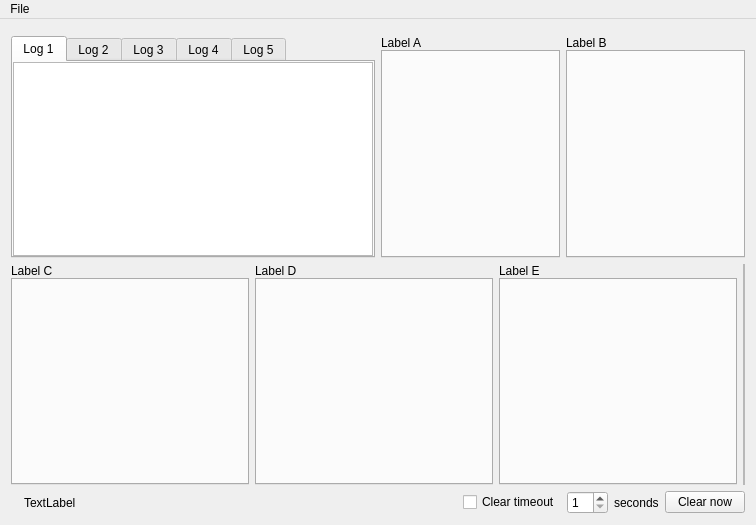
<?xml version="1.0" encoding="UTF-8"?>
<ui version="4.0">
 <class>MainWindow</class>
 <widget class="QMainWindow" name="MainWindow">
  <property name="geometry">
   <rect>
    <x>0</x>
    <y>0</y>
    <width>756</width>
    <height>525</height>
   </rect>
  </property>
  <property name="font">
   <font>
    <weight>50</weight>
    <bold>false</bold>
   </font>
  </property>
  <property name="windowTitle">
   <string>Maurina</string>
  </property>
  <property name="windowIcon">
   <iconset resource="main.qrc">
    <normaloff>:/maurina/Resources/about.jpg</normaloff>:/maurina/Resources/about.jpg</iconset>
  </property>
  <widget class="QWidget" name="centralWidget">
   <layout class="QVBoxLayout" name="verticalLayout">
    <item>
     <widget class="QFrame" name="frameControls1">
      <property name="frameShape">
       <enum>QFrame::NoFrame</enum>
      </property>
      <property name="frameShadow">
       <enum>QFrame::Plain</enum>
      </property>
      <layout class="QHBoxLayout" name="horizontalLayout_3">
       <property name="leftMargin">
        <number>0</number>
       </property>
       <property name="topMargin">
        <number>0</number>
       </property>
       <property name="rightMargin">
        <number>0</number>
       </property>
       <property name="bottomMargin">
        <number>0</number>
       </property>
      </layout>
     </widget>
    </item>
    <item>
     <layout class="QHBoxLayout" name="horizontalLayout_7">
      <item>
       <widget class="QTabWidget" name="tabWidget">
        <property name="font">
         <font>
          <pointsize>9</pointsize>
         </font>
        </property>
        <property name="autoFillBackground">
         <bool>false</bool>
        </property>
        <property name="tabPosition">
         <enum>QTabWidget::North</enum>
        </property>
        <property name="tabShape">
         <enum>QTabWidget::Rounded</enum>
        </property>
        <property name="currentIndex">
         <number>0</number>
        </property>
        <property name="usesScrollButtons">
         <bool>true</bool>
        </property>
        <property name="documentMode">
         <bool>false</bool>
        </property>
        <widget class="QWidget" name="tab">
         <attribute name="title">
          <string>Log 1</string>
         </attribute>
         <layout class="QVBoxLayout" name="verticalLayout_2">
          <property name="leftMargin">
           <number>0</number>
          </property>
          <property name="topMargin">
           <number>0</number>
          </property>
          <property name="rightMargin">
           <number>0</number>
          </property>
          <property name="bottomMargin">
           <number>0</number>
          </property>
          <item>
           <widget class="QTextEdit" name="uiLog1">
            <property name="readOnly">
             <bool>true</bool>
            </property>
            <property name="acceptRichText">
             <bool>true</bool>
            </property>
           </widget>
          </item>
         </layout>
        </widget>
        <widget class="QWidget" name="tab_2">
         <attribute name="title">
          <string>Log 2</string>
         </attribute>
         <layout class="QVBoxLayout" name="verticalLayout_3">
          <property name="leftMargin">
           <number>0</number>
          </property>
          <property name="topMargin">
           <number>0</number>
          </property>
          <property name="rightMargin">
           <number>0</number>
          </property>
          <property name="bottomMargin">
           <number>0</number>
          </property>
          <item>
           <widget class="QTextEdit" name="uiLog2">
            <property name="readOnly">
             <bool>true</bool>
            </property>
           </widget>
          </item>
         </layout>
        </widget>
        <widget class="QWidget" name="tab_3">
         <attribute name="title">
          <string>Log 3</string>
         </attribute>
         <layout class="QVBoxLayout" name="verticalLayout_4">
          <property name="leftMargin">
           <number>0</number>
          </property>
          <property name="topMargin">
           <number>0</number>
          </property>
          <property name="rightMargin">
           <number>0</number>
          </property>
          <property name="bottomMargin">
           <number>0</number>
          </property>
          <item>
           <widget class="QTextEdit" name="uiLog3">
            <property name="readOnly">
             <bool>true</bool>
            </property>
           </widget>
          </item>
         </layout>
        </widget>
        <widget class="QWidget" name="tab_4">
         <attribute name="title">
          <string>Log 4</string>
         </attribute>
         <layout class="QVBoxLayout" name="verticalLayout_5">
          <property name="leftMargin">
           <number>0</number>
          </property>
          <property name="topMargin">
           <number>0</number>
          </property>
          <property name="rightMargin">
           <number>0</number>
          </property>
          <property name="bottomMargin">
           <number>0</number>
          </property>
          <item>
           <widget class="QTextEdit" name="uiLog4">
            <property name="readOnly">
             <bool>true</bool>
            </property>
           </widget>
          </item>
         </layout>
        </widget>
        <widget class="QWidget" name="tab_5">
         <attribute name="title">
          <string>Log 5</string>
         </attribute>
         <layout class="QVBoxLayout" name="verticalLayout_6">
          <property name="leftMargin">
           <number>0</number>
          </property>
          <property name="topMargin">
           <number>0</number>
          </property>
          <property name="rightMargin">
           <number>0</number>
          </property>
          <property name="bottomMargin">
           <number>0</number>
          </property>
          <item>
           <widget class="QTextEdit" name="uiLog5">
            <property name="lineWrapMode">
             <enum>QTextEdit::WidgetWidth</enum>
            </property>
            <property name="lineWrapColumnOrWidth">
             <number>0</number>
            </property>
            <property name="readOnly">
             <bool>true</bool>
            </property>
           </widget>
          </item>
         </layout>
        </widget>
       </widget>
      </item>
      <item>
       <widget class="QFrame" name="frameCompactLayoutTop">
        <property name="frameShape">
         <enum>QFrame::NoFrame</enum>
        </property>
        <property name="frameShadow">
         <enum>QFrame::Plain</enum>
        </property>
        <layout class="QHBoxLayout" name="horizontalLayout_5">
         <property name="spacing">
          <number>6</number>
         </property>
         <property name="leftMargin">
          <number>0</number>
         </property>
         <property name="topMargin">
          <number>0</number>
         </property>
         <property name="rightMargin">
          <number>0</number>
         </property>
         <property name="bottomMargin">
          <number>0</number>
         </property>
         <item>
          <layout class="QVBoxLayout" name="verticalLayout_12">
           <property name="spacing">
            <number>0</number>
           </property>
           <item>
            <widget class="QLabel" name="labelA">
             <property name="font">
              <font>
               <weight>50</weight>
               <bold>false</bold>
              </font>
             </property>
             <property name="text">
              <string>Label A</string>
             </property>
            </widget>
           </item>
           <item>
            <widget class="QTabWidget" name="tabWidgetA">
             <property name="currentIndex">
              <number>-1</number>
             </property>
            </widget>
           </item>
          </layout>
         </item>
         <item>
          <layout class="QVBoxLayout" name="verticalLayout_11">
           <property name="spacing">
            <number>0</number>
           </property>
           <item>
            <widget class="QLabel" name="labelB">
             <property name="font">
              <font>
               <weight>50</weight>
               <bold>false</bold>
              </font>
             </property>
             <property name="text">
              <string>Label B</string>
             </property>
            </widget>
           </item>
           <item>
            <widget class="QTabWidget" name="tabWidgetB">
             <property name="currentIndex">
              <number>-1</number>
             </property>
            </widget>
           </item>
          </layout>
         </item>
        </layout>
       </widget>
      </item>
     </layout>
    </item>
    <item>
     <widget class="QFrame" name="frameCompactLayoutBottom">
      <property name="enabled">
       <bool>true</bool>
      </property>
      <property name="frameShape">
       <enum>QFrame::NoFrame</enum>
      </property>
      <property name="frameShadow">
       <enum>QFrame::Plain</enum>
      </property>
      <layout class="QHBoxLayout" name="horizontalLayout_6">
       <property name="leftMargin">
        <number>0</number>
       </property>
       <property name="topMargin">
        <number>0</number>
       </property>
       <property name="rightMargin">
        <number>0</number>
       </property>
       <property name="bottomMargin">
        <number>0</number>
       </property>
       <item>
        <layout class="QVBoxLayout" name="verticalLayout_8">
         <property name="spacing">
          <number>0</number>
         </property>
         <item>
          <widget class="QLabel" name="labelC">
           <property name="font">
            <font>
             <weight>50</weight>
             <bold>false</bold>
            </font>
           </property>
           <property name="text">
            <string>Label C</string>
           </property>
          </widget>
         </item>
         <item>
          <widget class="QTabWidget" name="tabWidgetC">
           <property name="currentIndex">
            <number>-1</number>
           </property>
          </widget>
         </item>
        </layout>
       </item>
       <item>
        <layout class="QVBoxLayout" name="verticalLayout_7">
         <property name="spacing">
          <number>0</number>
         </property>
         <item>
          <widget class="QLabel" name="labelD">
           <property name="font">
            <font>
             <weight>50</weight>
             <bold>false</bold>
            </font>
           </property>
           <property name="text">
            <string>Label D</string>
           </property>
          </widget>
         </item>
         <item>
          <widget class="QTabWidget" name="tabWidgetD"/>
         </item>
        </layout>
       </item>
       <item>
        <layout class="QVBoxLayout" name="verticalLayout_9">
         <property name="spacing">
          <number>0</number>
         </property>
         <item>
          <widget class="QLabel" name="labelE">
           <property name="font">
            <font>
             <weight>50</weight>
             <bold>false</bold>
            </font>
           </property>
           <property name="text">
            <string>Label E</string>
           </property>
          </widget>
         </item>
         <item>
          <widget class="QTabWidget" name="tabWidgetE">
           <property name="currentIndex">
            <number>-1</number>
           </property>
          </widget>
         </item>
        </layout>
       </item>
       <item>
        <widget class="QFrame" name="frameE">
         <property name="frameShape">
          <enum>QFrame::StyledPanel</enum>
         </property>
         <property name="frameShadow">
          <enum>QFrame::Raised</enum>
         </property>
         <layout class="QVBoxLayout" name="verticalLayout_10">
          <property name="spacing">
           <number>0</number>
          </property>
          <property name="leftMargin">
           <number>0</number>
          </property>
          <property name="topMargin">
           <number>0</number>
          </property>
          <property name="rightMargin">
           <number>0</number>
          </property>
          <property name="bottomMargin">
           <number>0</number>
          </property>
         </layout>
        </widget>
       </item>
      </layout>
     </widget>
    </item>
    <item>
     <widget class="QFrame" name="frameControls2">
      <property name="frameShape">
       <enum>QFrame::NoFrame</enum>
      </property>
      <property name="frameShadow">
       <enum>QFrame::Plain</enum>
      </property>
      <layout class="QHBoxLayout" name="horizontalLayout_4">
       <property name="leftMargin">
        <number>0</number>
       </property>
       <property name="topMargin">
        <number>0</number>
       </property>
       <property name="rightMargin">
        <number>0</number>
       </property>
       <property name="bottomMargin">
        <number>0</number>
       </property>
       <item>
        <layout class="QHBoxLayout" name="horizontalLayout_2">
         <item>
          <widget class="QLabel" name="uiStatusIcon">
           <property name="text">
            <string/>
           </property>
           <property name="pixmap">
            <pixmap resource="main.qrc">:/maurina/Resources/ledGreen.png</pixmap>
           </property>
          </widget>
         </item>
         <item>
          <widget class="QLabel" name="uiStatusText">
           <property name="text">
            <string>TextLabel</string>
           </property>
          </widget>
         </item>
         <item>
          <spacer name="horizontalSpacer_2">
           <property name="orientation">
            <enum>Qt::Horizontal</enum>
           </property>
           <property name="sizeHint" stdset="0">
            <size>
             <width>40</width>
             <height>20</height>
            </size>
           </property>
          </spacer>
         </item>
         <item>
          <widget class="QCheckBox" name="uiTimeoutEnabled">
           <property name="text">
            <string>Clear timeout</string>
           </property>
          </widget>
         </item>
         <item>
          <widget class="QSpinBox" name="uiTimeoutValue">
           <property name="minimum">
            <number>1</number>
           </property>
          </widget>
         </item>
         <item>
          <widget class="QLabel" name="label_3">
           <property name="text">
            <string>seconds</string>
           </property>
          </widget>
         </item>
         <item>
          <widget class="QPushButton" name="uiClearNow">
           <property name="text">
            <string>Clear now</string>
           </property>
          </widget>
         </item>
        </layout>
       </item>
      </layout>
     </widget>
    </item>
   </layout>
  </widget>
  <widget class="QMenuBar" name="menuBar">
   <property name="geometry">
    <rect>
     <x>0</x>
     <y>0</y>
     <width>756</width>
     <height>25</height>
    </rect>
   </property>
   <widget class="QMenu" name="menuFile">
    <property name="title">
     <string>File</string>
    </property>
    <addaction name="separator"/>
    <addaction name="action_Preferences"/>
    <addaction name="separator"/>
    <addaction name="action_HideCntrls"/>
    <addaction name="actionChangeLayout"/>
    <addaction name="separator"/>
    <addaction name="action_About"/>
    <addaction name="separator"/>
    <addaction name="actionE_xit"/>
    <addaction name="separator"/>
   </widget>
   <addaction name="menuFile"/>
  </widget>
  <action name="action_About">
   <property name="text">
    <string>&amp;About</string>
   </property>
  </action>
  <action name="actionE_xit">
   <property name="text">
    <string>E&amp;xit</string>
   </property>
  </action>
  <action name="action_HideCntrls">
   <property name="text">
    <string>&amp;Hide controls</string>
   </property>
  </action>
  <action name="actionChangeLayout">
   <property name="text">
    <string>Change &amp;layout</string>
   </property>
  </action>
  <action name="action_Preferences">
   <property name="text">
    <string>&amp;Preferences</string>
   </property>
  </action>
  <action name="actionChangeScreenMode">
   <property name="text">
    <string>Change screen &amp;mode</string>
   </property>
  </action>
 </widget>
 <layoutdefault spacing="6" margin="11"/>
 <tabstops>
  <tabstop>tabWidget</tabstop>
  <tabstop>uiLog1</tabstop>
  <tabstop>uiLog2</tabstop>
  <tabstop>uiLog3</tabstop>
  <tabstop>uiLog4</tabstop>
  <tabstop>uiLog5</tabstop>
  <tabstop>tabWidgetA</tabstop>
  <tabstop>tabWidgetB</tabstop>
  <tabstop>tabWidgetC</tabstop>
  <tabstop>tabWidgetD</tabstop>
  <tabstop>tabWidgetE</tabstop>
  <tabstop>uiTimeoutEnabled</tabstop>
  <tabstop>uiTimeoutValue</tabstop>
  <tabstop>uiClearNow</tabstop>
 </tabstops>
 <resources>
  <include location="main.qrc"/>
 </resources>
 <connections/>
</ui>
